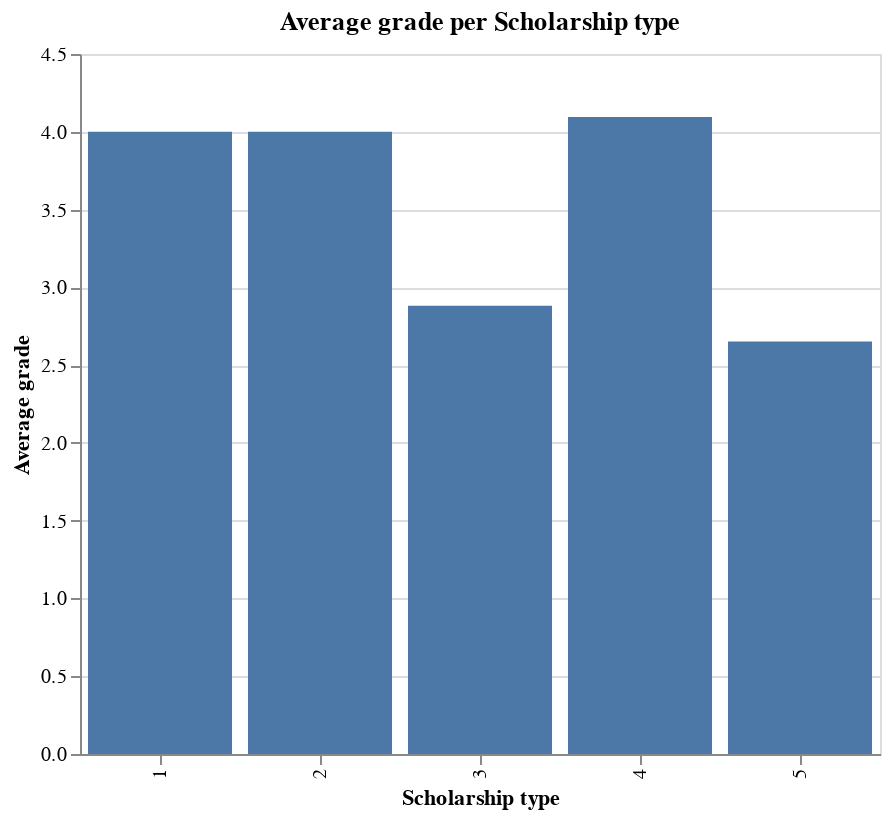

The code cell stored with this chart in its notebook:
### Markdown cell above
Almost all the students had atleast 50% scholarship with majority having full scholarship.

### Code cell
#Plot bar chart
alt.Chart(df).mark_bar().encode(
    x=alt.X('scholar_type:O',title = 'Scholarship type'),
    y=alt.Y('mean(grade):Q', title='Average grade'),
).properties(
    title = 'Average grade per Scholarship type ',
    height=350,
    width=400
)

### Figure 1 — Vega-Lite specification as saved in the notebook (floating-point values rounded to 4 significant figures; data arrays with more than 128 entries replaced by an {"elided": "..."} marker saying what was removed)
{"config": {"view": {"continuousWidth": 300, "continuousHeight": 300}}, "data": {"name": "data-5ceab476ce11912bf4aa49f6c0545437"}, "mark": {"type": "bar"}, "encoding": {"x": {"field": "scholar_type", "title": "Scholarship type", "type": "ordinal"}, "y": {"aggregate": "mean", "field": "grade", "title": "Average grade", "type": "quantitative"}}, "height": 350, "title": "Average grade per Scholarship type ", "width": 400, "$schema": "https://vega.github.io/schema/vega-lite/v5.8.0.json", "datasets": {"data-5ceab476ce11912bf4aa49f6c0545437": {"elided": "145 records"}}}
